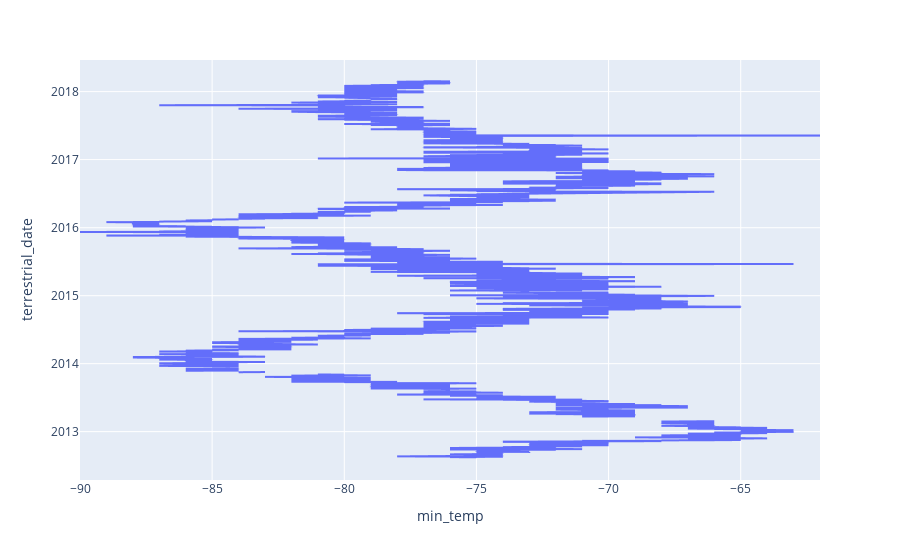

This figure's notebook cell:
### Code cell
# Plot a line chart of the daily atmospheric pressure by terrestrial date
# note: you do not need to modify the dataframe
# use the original one you loaded at the beginning of the milestone.
px.line(new_df, x="min_temp", y="terrestrial_date")

### Figure 1 — Plotly figure (JSON) as saved in the notebook; plotly's stock layout.template omitted (floating-point values rounded to 4 significant figures; data arrays with more than 128 entries replaced by an {"elided": "..."} marker saying what was removed)
{"data": [{"hovertemplate": "min_temp=%{x}<br>terrestrial_date=%{y}<extra></extra>", "legendgroup": "", "line": {"color": "#636efa", "dash": "solid"}, "marker": {"symbol": "circle"}, "mode": "lines", "name": "", "showlegend": false, "type": "scattergl", "x": {"elided": "1894 int values"}, "xaxis": "x", "y": {"elided": "1894 str values"}, "yaxis": "y"}], "layout": {"autosize": true, "legend": {"tracegroupgap": 0}, "margin": {"t": 60}, "xaxis": {"anchor": "y", "autorange": true, "domain": [0, 1], "range": [-90, -62], "title": {"text": "min_temp"}, "type": "linear"}, "yaxis": {"anchor": "x", "autorange": true, "domain": [0, 1], "range": ["2012-04-16 05:20", "2018-06-19 18:40"], "title": {"text": "terrestrial_date"}, "type": "date"}}}
